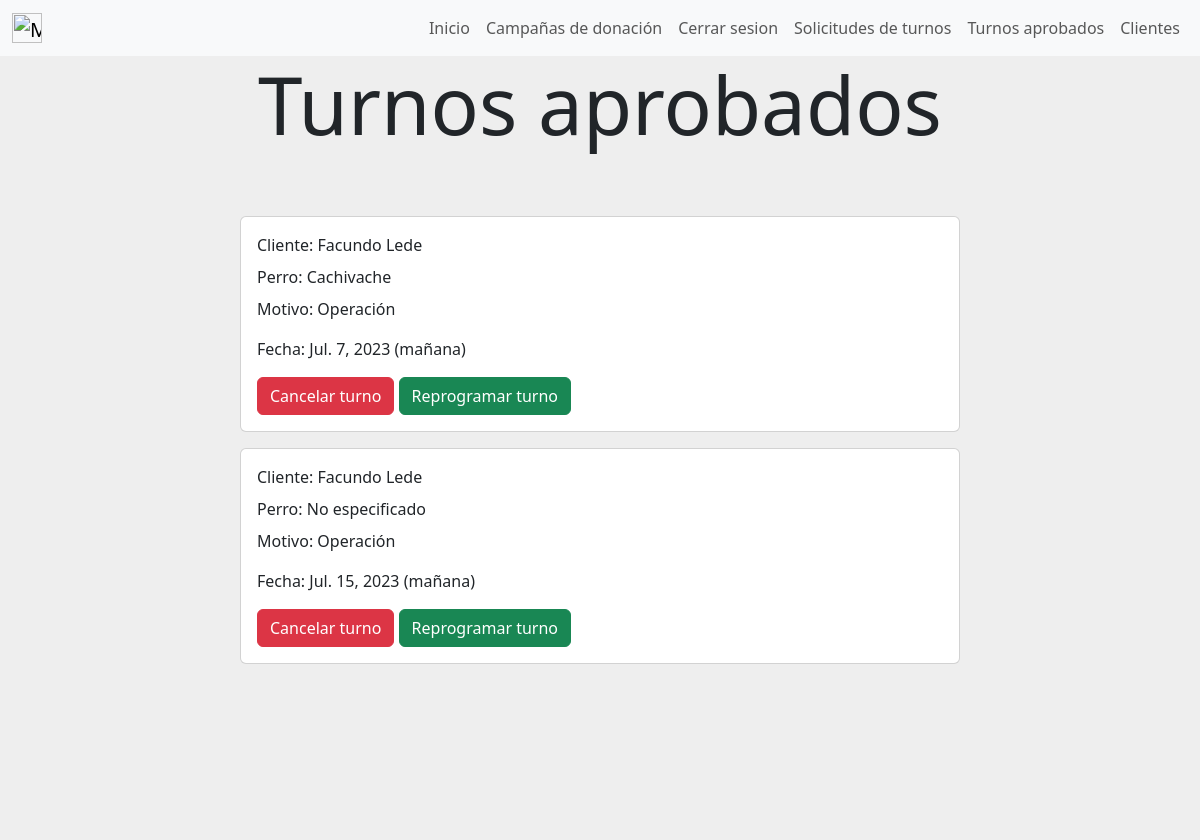
The app's page /turnos_aprobados (signed in), older data.
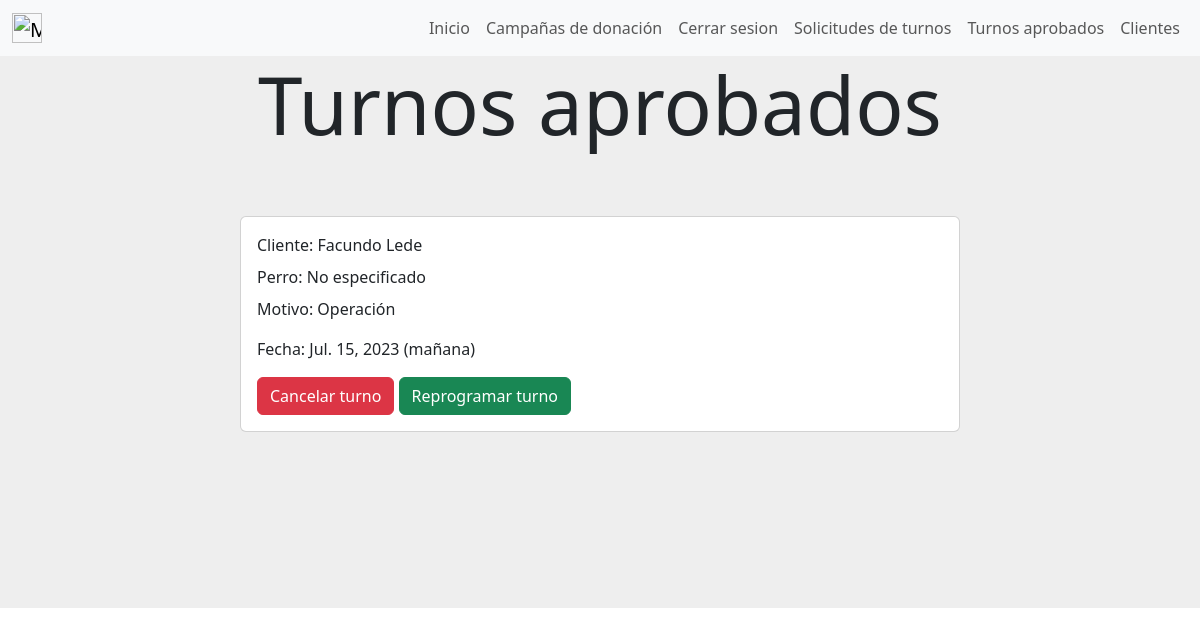
The same page, newer data.
### gestion_de_turnos/models.py (models this page shows, shortened)
class Turno(models.Model) :
    franja_horaria = models.CharField(max_length=50)
    motivo = models.ForeignKey(Servicio_veterinario, on_delete=models.CASCADE, default=None, null=True)
    fecha = models.DateField()
    estado = models.CharField(max_length=50, default="Pendiente", blank=True)
    created_by = models.ForeignKey(User, on_delete=models.CASCADE)
    perro = models.ForeignKey(Perro, on_delete=models.CASCADE, blank=True, default=None, null=True)
    class Meta:
        verbose_name='turno'
        verbose_name_plural='turnos'

### user/models.py (models this page shows)
class User(AbstractUser):
    dni = models.CharField(max_length=8, unique=True)
    email = models.EmailField(unique=True)

### gestion_de_mascotas/models.py (models this page shows, shortened)
class Perro(models.Model):
    nombre = models.CharField(verbose_name="Nombre",max_length=30)
    size = models.CharField(verbose_name="Tamaño", max_length=50)
    owner = models.ForeignKey(User, on_delete=models.CASCADE)
    raza = models.ForeignKey(Raza, on_delete=models.CASCADE, default=None, null=True)
    sexo = models.CharField(max_length=30,null=True, default=None)
    nacimiento = models.DateField()
    class Meta:
        unique_together = (('nombre', 'owner'))
        verbose_name='perro'
        verbose_name_plural='perros'

### gestion_de_servicios_prestados/models.py (models this page shows)
class Servicio_veterinario(models.Model):
    servicio = models.CharField(max_length=30)
    class Meta:
        verbose_name='servicio_veterinario'
        verbose_name_plural='servicios_veterinarios'
    def __str__ (self):
        return self.servicio

### gestion_de_turnos/views.py (the view)
# urls.py: path('turnos_aprobados',views.turnos_aprobados, name= "turnos_aprobados"),
def turnos_aprobados(request):
    turnos_pendientes=Turno.objects.filter(estado = "Aprobado")
    return render(request,"gestion_de_turnos/turnos_aprobados.html",{"turnos":turnos_pendientes})

### gestion_de_turnos/templates/gestion_de_turnos/turnos_aprobados.html (shortened to what this page needs)
{% extends "gestion_de_usuarios/base.html" %}
{% block content %}
{% if user.is_superuser %}
<div style="background-color:#eee;height: 20%;text-align: center;">
    <h1 class="display-1">Turnos aprobados</h1>
</div>
        {% if turnos.count == 0 %}
        <div style="background-color: #eee;background-position: center;background-size: cover; align-items: center;justify-content: center;display: flex;">
            <div class="card mb-3 element-home-color" style="width: 60%;">
                <div class="row g-0">
                    <div class="card">
                        <div class="card-body">
                            Aún no hay turnos aprobados.
                        </div>
                    </div>
                </div>
            </div>
        </div>
        {% else %}
            {% for turno in turnos %}
            <div style="background-color: #eee;background-position: center;background-size: cover; align-items: center;justify-content: center;display: flex;">
                <div class="card mb-3 element-home-color" style="width: 60%;">
                    <div class="row g-0">
                    <div class="col-md-8">
                        <div class="card-body">
                        <p class="card-title">Cliente: {{turno.created_by.first_name}} {{turno.created_by.last_name}}</p>
                        {% if turno.perro is not None %}
                        <p class="card-title">Perro: {{turno.perro.nombre}}</p>
                        {% else %}
                        <p class="card-title">Perro: No especificado</p>
                        {% endif %}
                        <p class="card-text">Motivo: {{turno.motivo}}</p>
                        <p class="card-text">Fecha: {{turno.fecha}} ({{turno.franja_horaria}})</p>
                        <a href ="#" class="btn btn-danger" onclick="cancelar_turno({{turno.id}})" style="color:white;">Cancelar turno</a>
                        <a href ="{% url 'reprogramar_turno_aprobado' turno.id %}" class="btn btn-success" style="color:white;">Reprogramar turno</a>
                        </div>
                    </div>
                    </div>
                </div>
            </div>
            {% endfor %}
<div style="background-color:#eee;height: 20%;">
</div>
{% endif %}
{% else %}
<img src="https://st.depositphotos.com/31068556/51146/v/600/depositphotos_511461970-stock-illustration-concept-design-of-an-empty.jpg" class="img-fluid rounded-start" alt="..." style="border-radius: 4px;">
{% endif %}
{% endblock %}

Row changes from the older to the newer data that the page shows:
removed Turno: created_by.first_name "Facundo", created_by.last_name "Lede", perro.nombre "Cachivache", motivo "Operación", fecha "Jul. 7, 2023", franja_horaria "mañana"
